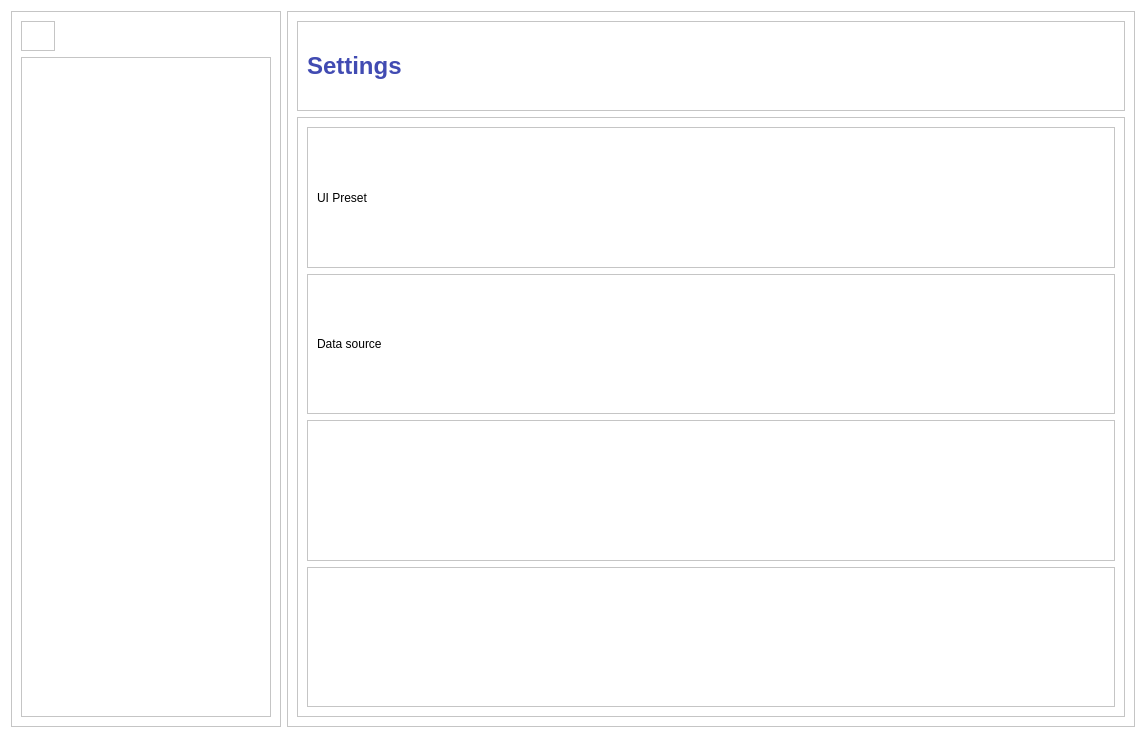
<?xml version="1.0" encoding="UTF-8"?>
<ui version="4.0">
 <class>Dialog</class>
 <widget class="QDialog" name="Dialog">
  <property name="geometry">
   <rect>
    <x>0</x>
    <y>0</y>
    <width>1146</width>
    <height>738</height>
   </rect>
  </property>
  <property name="sizePolicy">
   <sizepolicy hsizetype="Preferred" vsizetype="Minimum">
    <horstretch>0</horstretch>
    <verstretch>0</verstretch>
   </sizepolicy>
  </property>
  <property name="windowTitle">
   <string>Dialog</string>
  </property>
  <property name="styleSheet">
   <string notr="true">background-color: white</string>
  </property>
  <layout class="QHBoxLayout" name="horizontalLayout">
   <item>
    <widget class="QFrame" name="image_frame">
     <property name="sizePolicy">
      <sizepolicy hsizetype="Fixed" vsizetype="Preferred">
       <horstretch>0</horstretch>
       <verstretch>0</verstretch>
      </sizepolicy>
     </property>
     <property name="minimumSize">
      <size>
       <width>270</width>
       <height>411</height>
      </size>
     </property>
     <property name="frameShape">
      <enum>QFrame::StyledPanel</enum>
     </property>
     <property name="frameShadow">
      <enum>QFrame::Raised</enum>
     </property>
     <layout class="QVBoxLayout" name="verticalLayout_6">
      <item alignment="Qt::AlignLeft">
       <widget class="QFrame" name="frame">
        <property name="sizePolicy">
         <sizepolicy hsizetype="Preferred" vsizetype="Minimum">
          <horstretch>0</horstretch>
          <verstretch>0</verstretch>
         </sizepolicy>
        </property>
        <property name="minimumSize">
         <size>
          <width>30</width>
          <height>30</height>
         </size>
        </property>
        <property name="frameShape">
         <enum>QFrame::StyledPanel</enum>
        </property>
        <property name="frameShadow">
         <enum>QFrame::Raised</enum>
        </property>
        <layout class="QHBoxLayout" name="horizontalLayout_4">
         <property name="leftMargin">
          <number>0</number>
         </property>
         <property name="topMargin">
          <number>0</number>
         </property>
         <property name="rightMargin">
          <number>0</number>
         </property>
         <property name="bottomMargin">
          <number>0</number>
         </property>
         <item>
          <widget class="QPushButton" name="back_button">
           <property name="sizePolicy">
            <sizepolicy hsizetype="Minimum" vsizetype="Minimum">
             <horstretch>0</horstretch>
             <verstretch>0</verstretch>
            </sizepolicy>
           </property>
           <property name="cursor">
            <cursorShape>PointingHandCursor</cursorShape>
           </property>
           <property name="styleSheet">
            <string notr="true">QPushButton {
             color: white;
             border: none;
             border-radius: 10;
             }

             QPushButton:hover {
             border: 2 px solid black;
             background-color: rgb(227, 227, 227);
             border-radius: 10;
             }
            </string>
           </property>
           <property name="text">
            <string/>
           </property>
           <property name="icon">
            <iconset>
             <normaloff>:/arrow-left.svg</normaloff>:/arrow-left.svg
            </iconset>
           </property>
          </widget>
         </item>
        </layout>
       </widget>
      </item>
      <item>
       <widget class="QFrame" name="picture_container">
        <property name="sizePolicy">
         <sizepolicy hsizetype="Expanding" vsizetype="Expanding">
          <horstretch>0</horstretch>
          <verstretch>0</verstretch>
         </sizepolicy>
        </property>
        <property name="frameShape">
         <enum>QFrame::StyledPanel</enum>
        </property>
        <property name="frameShadow">
         <enum>QFrame::Raised</enum>
        </property>
        <layout class="QHBoxLayout" name="horizontalLayout_5">
         <item>
          <widget class="QLabel" name="device_picture">
           <property name="sizePolicy">
            <sizepolicy hsizetype="MinimumExpanding" vsizetype="Minimum">
             <horstretch>0</horstretch>
             <verstretch>0</verstretch>
            </sizepolicy>
           </property>
           <property name="minimumSize">
            <size>
             <width>50</width>
             <height>50</height>
            </size>
           </property>
           <property name="maximumSize">
            <size>
             <width>230</width>
             <height>344</height>
            </size>
           </property>
           <property name="text">
            <string/>
           </property>
           <property name="scaledContents">
            <bool>true</bool>
           </property>
          </widget>
         </item>
        </layout>
       </widget>
      </item>
     </layout>
    </widget>
   </item>
   <item>
    <widget class="QFrame" name="frame_2">
     <property name="sizePolicy">
      <sizepolicy hsizetype="Minimum" vsizetype="Minimum">
       <horstretch>0</horstretch>
       <verstretch>0</verstretch>
      </sizepolicy>
     </property>
     <property name="styleSheet">
      <string notr="true">QPushButton:hover {
       background-color: #090;
       }
      </string>
     </property>
     <property name="frameShape">
      <enum>QFrame::StyledPanel</enum>
     </property>
     <property name="frameShadow">
      <enum>QFrame::Raised</enum>
     </property>
     <layout class="QVBoxLayout" name="verticalLayout">
      <item>
       <widget class="QFrame" name="title_frame">
        <property name="sizePolicy">
         <sizepolicy hsizetype="Preferred" vsizetype="Fixed">
          <horstretch>0</horstretch>
          <verstretch>0</verstretch>
         </sizepolicy>
        </property>
        <property name="minimumSize">
         <size>
          <width>0</width>
          <height>90</height>
         </size>
        </property>
        <property name="frameShape">
         <enum>QFrame::StyledPanel</enum>
        </property>
        <property name="frameShadow">
         <enum>QFrame::Raised</enum>
        </property>
        <layout class="QVBoxLayout" name="verticalLayout_3">
         <item>
          <widget class="QLabel" name="device_name">
           <property name="font">
            <font>
             <pointsize>18</pointsize>
             <weight>75</weight>
             <bold>true</bold>
            </font>
           </property>
           <property name="styleSheet">
            <string notr="true">color: #414BB2</string>
           </property>
           <property name="text">
            <string>Settings</string>
           </property>
          </widget>
         </item>
        </layout>
       </widget>
      </item>
      <item>
       <widget class="QFrame" name="frame_4">
        <property name="sizePolicy">
         <sizepolicy hsizetype="Preferred" vsizetype="Minimum">
          <horstretch>0</horstretch>
          <verstretch>0</verstretch>
         </sizepolicy>
        </property>
        <property name="frameShape">
         <enum>QFrame::StyledPanel</enum>
        </property>
        <property name="frameShadow">
         <enum>QFrame::Raised</enum>
        </property>
        <layout class="QVBoxLayout" name="verticalLayout_2">
         <item>
          <widget class="QFrame" name="frame_3">
           <property name="sizePolicy">
            <sizepolicy hsizetype="Preferred" vsizetype="MinimumExpanding">
             <horstretch>0</horstretch>
             <verstretch>0</verstretch>
            </sizepolicy>
           </property>
           <property name="frameShape">
            <enum>QFrame::StyledPanel</enum>
           </property>
           <property name="frameShadow">
            <enum>QFrame::Raised</enum>
           </property>
           <layout class="QVBoxLayout" name="verticalLayout_4">
            <item>
             <widget class="QLabel" name="label">
              <property name="text">
               <string>UI Preset</string>
              </property>
             </widget>
            </item>
           </layout>
          </widget>
         </item>
         <item>
          <widget class="QFrame" name="frame_5">
           <property name="sizePolicy">
            <sizepolicy hsizetype="Preferred" vsizetype="MinimumExpanding">
             <horstretch>0</horstretch>
             <verstretch>0</verstretch>
            </sizepolicy>
           </property>
           <property name="frameShape">
            <enum>QFrame::StyledPanel</enum>
           </property>
           <property name="frameShadow">
            <enum>QFrame::Raised</enum>
           </property>
           <layout class="QVBoxLayout" name="verticalLayout_5">
            <item>
             <widget class="QLabel" name="label_2">
              <property name="text">
               <string>Data source</string>
              </property>
             </widget>
            </item>
           </layout>
          </widget>
         </item>
         <item>
          <widget class="QFrame" name="frame_6">
           <property name="sizePolicy">
            <sizepolicy hsizetype="Preferred" vsizetype="MinimumExpanding">
             <horstretch>0</horstretch>
             <verstretch>0</verstretch>
            </sizepolicy>
           </property>
           <property name="frameShape">
            <enum>QFrame::StyledPanel</enum>
           </property>
           <property name="frameShadow">
            <enum>QFrame::Raised</enum>
           </property>
          </widget>
         </item>
         <item>
          <widget class="QFrame" name="frame_7">
           <property name="sizePolicy">
            <sizepolicy hsizetype="Preferred" vsizetype="MinimumExpanding">
             <horstretch>0</horstretch>
             <verstretch>0</verstretch>
            </sizepolicy>
           </property>
           <property name="frameShape">
            <enum>QFrame::StyledPanel</enum>
           </property>
           <property name="frameShadow">
            <enum>QFrame::Raised</enum>
           </property>
          </widget>
         </item>
        </layout>
       </widget>
      </item>
     </layout>
    </widget>
   </item>
  </layout>
 </widget>
 <resources>
  <include location="icons/icons.qrc"/>
 </resources>
 <connections/>
</ui>
